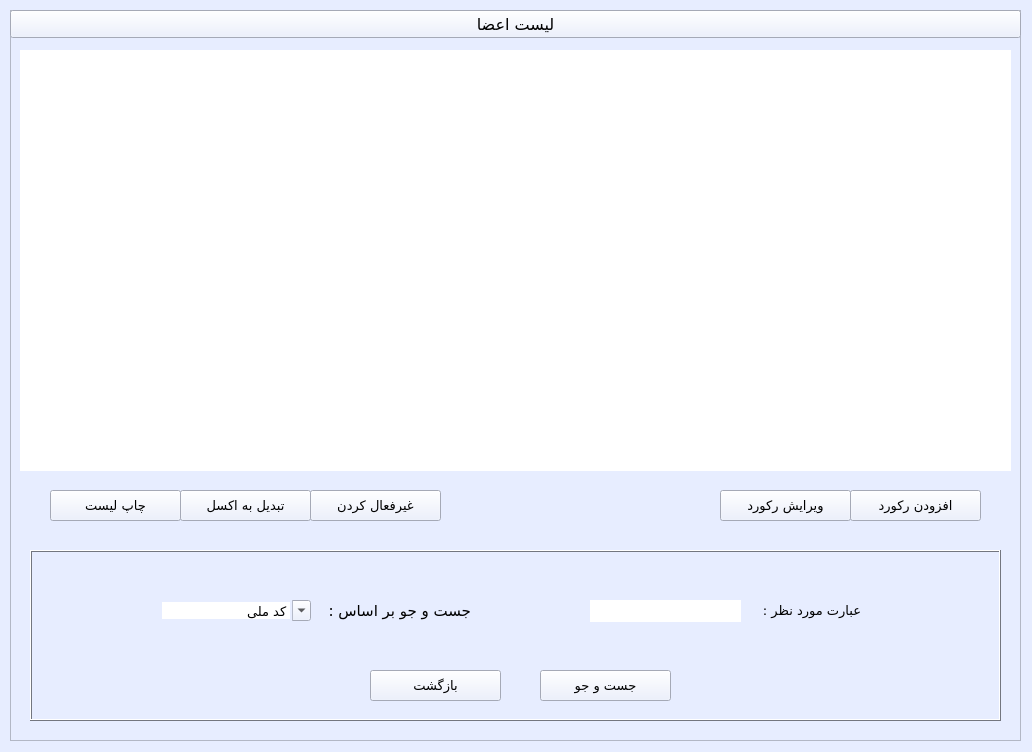
<?xml version="1.0" encoding="UTF-8"?>
<ui version="4.0">
 <class>customers</class>
 <widget class="QWidget" name="customers">
  <property name="geometry">
   <rect>
    <x>0</x>
    <y>0</y>
    <width>1032</width>
    <height>752</height>
   </rect>
  </property>
  <property name="minimumSize">
   <size>
    <width>1032</width>
    <height>752</height>
   </size>
  </property>
  <property name="maximumSize">
   <size>
    <width>1032</width>
    <height>752</height>
   </size>
  </property>
  <property name="palette">
   <palette>
    <active>
     <colorrole role="WindowText">
      <brush brushstyle="SolidPattern">
       <color alpha="255">
        <red>0</red>
        <green>0</green>
        <blue>0</blue>
       </color>
      </brush>
     </colorrole>
     <colorrole role="Button">
      <brush brushstyle="SolidPattern">
       <color alpha="255">
        <red>231</red>
        <green>237</green>
        <blue>255</blue>
       </color>
      </brush>
     </colorrole>
     <colorrole role="Light">
      <brush brushstyle="SolidPattern">
       <color alpha="255">
        <red>255</red>
        <green>255</green>
        <blue>255</blue>
       </color>
      </brush>
     </colorrole>
     <colorrole role="Midlight">
      <brush brushstyle="SolidPattern">
       <color alpha="255">
        <red>243</red>
        <green>246</green>
        <blue>255</blue>
       </color>
      </brush>
     </colorrole>
     <colorrole role="Dark">
      <brush brushstyle="SolidPattern">
       <color alpha="255">
        <red>115</red>
        <green>118</green>
        <blue>127</blue>
       </color>
      </brush>
     </colorrole>
     <colorrole role="Mid">
      <brush brushstyle="SolidPattern">
       <color alpha="255">
        <red>154</red>
        <green>158</green>
        <blue>170</blue>
       </color>
      </brush>
     </colorrole>
     <colorrole role="Text">
      <brush brushstyle="SolidPattern">
       <color alpha="255">
        <red>0</red>
        <green>0</green>
        <blue>0</blue>
       </color>
      </brush>
     </colorrole>
     <colorrole role="BrightText">
      <brush brushstyle="SolidPattern">
       <color alpha="255">
        <red>255</red>
        <green>255</green>
        <blue>255</blue>
       </color>
      </brush>
     </colorrole>
     <colorrole role="ButtonText">
      <brush brushstyle="SolidPattern">
       <color alpha="255">
        <red>0</red>
        <green>0</green>
        <blue>0</blue>
       </color>
      </brush>
     </colorrole>
     <colorrole role="Base">
      <brush brushstyle="SolidPattern">
       <color alpha="255">
        <red>255</red>
        <green>255</green>
        <blue>255</blue>
       </color>
      </brush>
     </colorrole>
     <colorrole role="Window">
      <brush brushstyle="SolidPattern">
       <color alpha="255">
        <red>231</red>
        <green>237</green>
        <blue>255</blue>
       </color>
      </brush>
     </colorrole>
     <colorrole role="Shadow">
      <brush brushstyle="SolidPattern">
       <color alpha="255">
        <red>0</red>
        <green>0</green>
        <blue>0</blue>
       </color>
      </brush>
     </colorrole>
     <colorrole role="AlternateBase">
      <brush brushstyle="SolidPattern">
       <color alpha="255">
        <red>243</red>
        <green>246</green>
        <blue>255</blue>
       </color>
      </brush>
     </colorrole>
     <colorrole role="ToolTipBase">
      <brush brushstyle="SolidPattern">
       <color alpha="255">
        <red>255</red>
        <green>255</green>
        <blue>220</blue>
       </color>
      </brush>
     </colorrole>
     <colorrole role="ToolTipText">
      <brush brushstyle="SolidPattern">
       <color alpha="255">
        <red>0</red>
        <green>0</green>
        <blue>0</blue>
       </color>
      </brush>
     </colorrole>
    </active>
    <inactive>
     <colorrole role="WindowText">
      <brush brushstyle="SolidPattern">
       <color alpha="255">
        <red>0</red>
        <green>0</green>
        <blue>0</blue>
       </color>
      </brush>
     </colorrole>
     <colorrole role="Button">
      <brush brushstyle="SolidPattern">
       <color alpha="255">
        <red>231</red>
        <green>237</green>
        <blue>255</blue>
       </color>
      </brush>
     </colorrole>
     <colorrole role="Light">
      <brush brushstyle="SolidPattern">
       <color alpha="255">
        <red>255</red>
        <green>255</green>
        <blue>255</blue>
       </color>
      </brush>
     </colorrole>
     <colorrole role="Midlight">
      <brush brushstyle="SolidPattern">
       <color alpha="255">
        <red>243</red>
        <green>246</green>
        <blue>255</blue>
       </color>
      </brush>
     </colorrole>
     <colorrole role="Dark">
      <brush brushstyle="SolidPattern">
       <color alpha="255">
        <red>115</red>
        <green>118</green>
        <blue>127</blue>
       </color>
      </brush>
     </colorrole>
     <colorrole role="Mid">
      <brush brushstyle="SolidPattern">
       <color alpha="255">
        <red>154</red>
        <green>158</green>
        <blue>170</blue>
       </color>
      </brush>
     </colorrole>
     <colorrole role="Text">
      <brush brushstyle="SolidPattern">
       <color alpha="255">
        <red>0</red>
        <green>0</green>
        <blue>0</blue>
       </color>
      </brush>
     </colorrole>
     <colorrole role="BrightText">
      <brush brushstyle="SolidPattern">
       <color alpha="255">
        <red>255</red>
        <green>255</green>
        <blue>255</blue>
       </color>
      </brush>
     </colorrole>
     <colorrole role="ButtonText">
      <brush brushstyle="SolidPattern">
       <color alpha="255">
        <red>0</red>
        <green>0</green>
        <blue>0</blue>
       </color>
      </brush>
     </colorrole>
     <colorrole role="Base">
      <brush brushstyle="SolidPattern">
       <color alpha="255">
        <red>255</red>
        <green>255</green>
        <blue>255</blue>
       </color>
      </brush>
     </colorrole>
     <colorrole role="Window">
      <brush brushstyle="SolidPattern">
       <color alpha="255">
        <red>231</red>
        <green>237</green>
        <blue>255</blue>
       </color>
      </brush>
     </colorrole>
     <colorrole role="Shadow">
      <brush brushstyle="SolidPattern">
       <color alpha="255">
        <red>0</red>
        <green>0</green>
        <blue>0</blue>
       </color>
      </brush>
     </colorrole>
     <colorrole role="AlternateBase">
      <brush brushstyle="SolidPattern">
       <color alpha="255">
        <red>243</red>
        <green>246</green>
        <blue>255</blue>
       </color>
      </brush>
     </colorrole>
     <colorrole role="ToolTipBase">
      <brush brushstyle="SolidPattern">
       <color alpha="255">
        <red>255</red>
        <green>255</green>
        <blue>220</blue>
       </color>
      </brush>
     </colorrole>
     <colorrole role="ToolTipText">
      <brush brushstyle="SolidPattern">
       <color alpha="255">
        <red>0</red>
        <green>0</green>
        <blue>0</blue>
       </color>
      </brush>
     </colorrole>
    </inactive>
    <disabled>
     <colorrole role="WindowText">
      <brush brushstyle="SolidPattern">
       <color alpha="255">
        <red>115</red>
        <green>118</green>
        <blue>127</blue>
       </color>
      </brush>
     </colorrole>
     <colorrole role="Button">
      <brush brushstyle="SolidPattern">
       <color alpha="255">
        <red>231</red>
        <green>237</green>
        <blue>255</blue>
       </color>
      </brush>
     </colorrole>
     <colorrole role="Light">
      <brush brushstyle="SolidPattern">
       <color alpha="255">
        <red>255</red>
        <green>255</green>
        <blue>255</blue>
       </color>
      </brush>
     </colorrole>
     <colorrole role="Midlight">
      <brush brushstyle="SolidPattern">
       <color alpha="255">
        <red>243</red>
        <green>246</green>
        <blue>255</blue>
       </color>
      </brush>
     </colorrole>
     <colorrole role="Dark">
      <brush brushstyle="SolidPattern">
       <color alpha="255">
        <red>115</red>
        <green>118</green>
        <blue>127</blue>
       </color>
      </brush>
     </colorrole>
     <colorrole role="Mid">
      <brush brushstyle="SolidPattern">
       <color alpha="255">
        <red>154</red>
        <green>158</green>
        <blue>170</blue>
       </color>
      </brush>
     </colorrole>
     <colorrole role="Text">
      <brush brushstyle="SolidPattern">
       <color alpha="255">
        <red>115</red>
        <green>118</green>
        <blue>127</blue>
       </color>
      </brush>
     </colorrole>
     <colorrole role="BrightText">
      <brush brushstyle="SolidPattern">
       <color alpha="255">
        <red>255</red>
        <green>255</green>
        <blue>255</blue>
       </color>
      </brush>
     </colorrole>
     <colorrole role="ButtonText">
      <brush brushstyle="SolidPattern">
       <color alpha="255">
        <red>115</red>
        <green>118</green>
        <blue>127</blue>
       </color>
      </brush>
     </colorrole>
     <colorrole role="Base">
      <brush brushstyle="SolidPattern">
       <color alpha="255">
        <red>231</red>
        <green>237</green>
        <blue>255</blue>
       </color>
      </brush>
     </colorrole>
     <colorrole role="Window">
      <brush brushstyle="SolidPattern">
       <color alpha="255">
        <red>231</red>
        <green>237</green>
        <blue>255</blue>
       </color>
      </brush>
     </colorrole>
     <colorrole role="Shadow">
      <brush brushstyle="SolidPattern">
       <color alpha="255">
        <red>0</red>
        <green>0</green>
        <blue>0</blue>
       </color>
      </brush>
     </colorrole>
     <colorrole role="AlternateBase">
      <brush brushstyle="SolidPattern">
       <color alpha="255">
        <red>231</red>
        <green>237</green>
        <blue>255</blue>
       </color>
      </brush>
     </colorrole>
     <colorrole role="ToolTipBase">
      <brush brushstyle="SolidPattern">
       <color alpha="255">
        <red>255</red>
        <green>255</green>
        <blue>220</blue>
       </color>
      </brush>
     </colorrole>
     <colorrole role="ToolTipText">
      <brush brushstyle="SolidPattern">
       <color alpha="255">
        <red>0</red>
        <green>0</green>
        <blue>0</blue>
       </color>
      </brush>
     </colorrole>
    </disabled>
   </palette>
  </property>
  <property name="windowTitle">
   <string>اعضا</string>
  </property>
  <widget class="QFrame" name="main_frame">
   <property name="geometry">
    <rect>
     <x>10</x>
     <y>10</y>
     <width>1011</width>
     <height>731</height>
    </rect>
   </property>
   <property name="palette">
    <palette>
     <active>
      <colorrole role="WindowText">
       <brush brushstyle="SolidPattern">
        <color alpha="255">
         <red>0</red>
         <green>0</green>
         <blue>0</blue>
        </color>
       </brush>
      </colorrole>
      <colorrole role="Button">
       <brush brushstyle="SolidPattern">
        <color alpha="255">
         <red>231</red>
         <green>237</green>
         <blue>255</blue>
        </color>
       </brush>
      </colorrole>
      <colorrole role="Light">
       <brush brushstyle="SolidPattern">
        <color alpha="255">
         <red>255</red>
         <green>255</green>
         <blue>255</blue>
        </color>
       </brush>
      </colorrole>
      <colorrole role="Midlight">
       <brush brushstyle="SolidPattern">
        <color alpha="255">
         <red>243</red>
         <green>246</green>
         <blue>255</blue>
        </color>
       </brush>
      </colorrole>
      <colorrole role="Dark">
       <brush brushstyle="SolidPattern">
        <color alpha="255">
         <red>115</red>
         <green>118</green>
         <blue>127</blue>
        </color>
       </brush>
      </colorrole>
      <colorrole role="Mid">
       <brush brushstyle="SolidPattern">
        <color alpha="255">
         <red>154</red>
         <green>158</green>
         <blue>170</blue>
        </color>
       </brush>
      </colorrole>
      <colorrole role="Text">
       <brush brushstyle="SolidPattern">
        <color alpha="255">
         <red>0</red>
         <green>0</green>
         <blue>0</blue>
        </color>
       </brush>
      </colorrole>
      <colorrole role="BrightText">
       <brush brushstyle="SolidPattern">
        <color alpha="255">
         <red>255</red>
         <green>255</green>
         <blue>255</blue>
        </color>
       </brush>
      </colorrole>
      <colorrole role="ButtonText">
       <brush brushstyle="SolidPattern">
        <color alpha="255">
         <red>0</red>
         <green>0</green>
         <blue>0</blue>
        </color>
       </brush>
      </colorrole>
      <colorrole role="Base">
       <brush brushstyle="SolidPattern">
        <color alpha="255">
         <red>255</red>
         <green>255</green>
         <blue>255</blue>
        </color>
       </brush>
      </colorrole>
      <colorrole role="Window">
       <brush brushstyle="SolidPattern">
        <color alpha="255">
         <red>231</red>
         <green>237</green>
         <blue>255</blue>
        </color>
       </brush>
      </colorrole>
      <colorrole role="Shadow">
       <brush brushstyle="SolidPattern">
        <color alpha="255">
         <red>0</red>
         <green>0</green>
         <blue>0</blue>
        </color>
       </brush>
      </colorrole>
      <colorrole role="AlternateBase">
       <brush brushstyle="SolidPattern">
        <color alpha="255">
         <red>243</red>
         <green>246</green>
         <blue>255</blue>
        </color>
       </brush>
      </colorrole>
      <colorrole role="ToolTipBase">
       <brush brushstyle="SolidPattern">
        <color alpha="255">
         <red>255</red>
         <green>255</green>
         <blue>220</blue>
        </color>
       </brush>
      </colorrole>
      <colorrole role="ToolTipText">
       <brush brushstyle="SolidPattern">
        <color alpha="255">
         <red>0</red>
         <green>0</green>
         <blue>0</blue>
        </color>
       </brush>
      </colorrole>
     </active>
     <inactive>
      <colorrole role="WindowText">
       <brush brushstyle="SolidPattern">
        <color alpha="255">
         <red>0</red>
         <green>0</green>
         <blue>0</blue>
        </color>
       </brush>
      </colorrole>
      <colorrole role="Button">
       <brush brushstyle="SolidPattern">
        <color alpha="255">
         <red>231</red>
         <green>237</green>
         <blue>255</blue>
        </color>
       </brush>
      </colorrole>
      <colorrole role="Light">
       <brush brushstyle="SolidPattern">
        <color alpha="255">
         <red>255</red>
         <green>255</green>
         <blue>255</blue>
        </color>
       </brush>
      </colorrole>
      <colorrole role="Midlight">
       <brush brushstyle="SolidPattern">
        <color alpha="255">
         <red>243</red>
         <green>246</green>
         <blue>255</blue>
        </color>
       </brush>
      </colorrole>
      <colorrole role="Dark">
       <brush brushstyle="SolidPattern">
        <color alpha="255">
         <red>115</red>
         <green>118</green>
         <blue>127</blue>
        </color>
       </brush>
      </colorrole>
      <colorrole role="Mid">
       <brush brushstyle="SolidPattern">
        <color alpha="255">
         <red>154</red>
         <green>158</green>
         <blue>170</blue>
        </color>
       </brush>
      </colorrole>
      <colorrole role="Text">
       <brush brushstyle="SolidPattern">
        <color alpha="255">
         <red>0</red>
         <green>0</green>
         <blue>0</blue>
        </color>
       </brush>
      </colorrole>
      <colorrole role="BrightText">
       <brush brushstyle="SolidPattern">
        <color alpha="255">
         <red>255</red>
         <green>255</green>
         <blue>255</blue>
        </color>
       </brush>
      </colorrole>
      <colorrole role="ButtonText">
       <brush brushstyle="SolidPattern">
        <color alpha="255">
         <red>0</red>
         <green>0</green>
         <blue>0</blue>
        </color>
       </brush>
      </colorrole>
      <colorrole role="Base">
       <brush brushstyle="SolidPattern">
        <color alpha="255">
         <red>255</red>
         <green>255</green>
         <blue>255</blue>
        </color>
       </brush>
      </colorrole>
      <colorrole role="Window">
       <brush brushstyle="SolidPattern">
        <color alpha="255">
         <red>231</red>
         <green>237</green>
         <blue>255</blue>
        </color>
       </brush>
      </colorrole>
      <colorrole role="Shadow">
       <brush brushstyle="SolidPattern">
        <color alpha="255">
         <red>0</red>
         <green>0</green>
         <blue>0</blue>
        </color>
       </brush>
      </colorrole>
      <colorrole role="AlternateBase">
       <brush brushstyle="SolidPattern">
        <color alpha="255">
         <red>243</red>
         <green>246</green>
         <blue>255</blue>
        </color>
       </brush>
      </colorrole>
      <colorrole role="ToolTipBase">
       <brush brushstyle="SolidPattern">
        <color alpha="255">
         <red>255</red>
         <green>255</green>
         <blue>220</blue>
        </color>
       </brush>
      </colorrole>
      <colorrole role="ToolTipText">
       <brush brushstyle="SolidPattern">
        <color alpha="255">
         <red>0</red>
         <green>0</green>
         <blue>0</blue>
        </color>
       </brush>
      </colorrole>
     </inactive>
     <disabled>
      <colorrole role="WindowText">
       <brush brushstyle="SolidPattern">
        <color alpha="255">
         <red>115</red>
         <green>118</green>
         <blue>127</blue>
        </color>
       </brush>
      </colorrole>
      <colorrole role="Button">
       <brush brushstyle="SolidPattern">
        <color alpha="255">
         <red>231</red>
         <green>237</green>
         <blue>255</blue>
        </color>
       </brush>
      </colorrole>
      <colorrole role="Light">
       <brush brushstyle="SolidPattern">
        <color alpha="255">
         <red>255</red>
         <green>255</green>
         <blue>255</blue>
        </color>
       </brush>
      </colorrole>
      <colorrole role="Midlight">
       <brush brushstyle="SolidPattern">
        <color alpha="255">
         <red>243</red>
         <green>246</green>
         <blue>255</blue>
        </color>
       </brush>
      </colorrole>
      <colorrole role="Dark">
       <brush brushstyle="SolidPattern">
        <color alpha="255">
         <red>115</red>
         <green>118</green>
         <blue>127</blue>
        </color>
       </brush>
      </colorrole>
      <colorrole role="Mid">
       <brush brushstyle="SolidPattern">
        <color alpha="255">
         <red>154</red>
         <green>158</green>
         <blue>170</blue>
        </color>
       </brush>
      </colorrole>
      <colorrole role="Text">
       <brush brushstyle="SolidPattern">
        <color alpha="255">
         <red>115</red>
         <green>118</green>
         <blue>127</blue>
        </color>
       </brush>
      </colorrole>
      <colorrole role="BrightText">
       <brush brushstyle="SolidPattern">
        <color alpha="255">
         <red>255</red>
         <green>255</green>
         <blue>255</blue>
        </color>
       </brush>
      </colorrole>
      <colorrole role="ButtonText">
       <brush brushstyle="SolidPattern">
        <color alpha="255">
         <red>115</red>
         <green>118</green>
         <blue>127</blue>
        </color>
       </brush>
      </colorrole>
      <colorrole role="Base">
       <brush brushstyle="SolidPattern">
        <color alpha="255">
         <red>231</red>
         <green>237</green>
         <blue>255</blue>
        </color>
       </brush>
      </colorrole>
      <colorrole role="Window">
       <brush brushstyle="SolidPattern">
        <color alpha="255">
         <red>231</red>
         <green>237</green>
         <blue>255</blue>
        </color>
       </brush>
      </colorrole>
      <colorrole role="Shadow">
       <brush brushstyle="SolidPattern">
        <color alpha="255">
         <red>0</red>
         <green>0</green>
         <blue>0</blue>
        </color>
       </brush>
      </colorrole>
      <colorrole role="AlternateBase">
       <brush brushstyle="SolidPattern">
        <color alpha="255">
         <red>231</red>
         <green>237</green>
         <blue>255</blue>
        </color>
       </brush>
      </colorrole>
      <colorrole role="ToolTipBase">
       <brush brushstyle="SolidPattern">
        <color alpha="255">
         <red>255</red>
         <green>255</green>
         <blue>220</blue>
        </color>
       </brush>
      </colorrole>
      <colorrole role="ToolTipText">
       <brush brushstyle="SolidPattern">
        <color alpha="255">
         <red>0</red>
         <green>0</green>
         <blue>0</blue>
        </color>
       </brush>
      </colorrole>
     </disabled>
    </palette>
   </property>
   <property name="frameShape">
    <enum>QFrame::StyledPanel</enum>
   </property>
   <property name="frameShadow">
    <enum>QFrame::Plain</enum>
   </property>
   <widget class="QPushButton" name="customerlist_btn">
    <property name="geometry">
     <rect>
      <x>0</x>
      <y>0</y>
      <width>1011</width>
      <height>28</height>
     </rect>
    </property>
    <property name="font">
     <font>
      <family>2  Yekan</family>
      <pointsize>12</pointsize>
      <weight>50</weight>
      <italic>false</italic>
      <bold>false</bold>
     </font>
    </property>
    <property name="text">
     <string>لیست اعضا</string>
    </property>
    <property name="autoDefault">
     <bool>false</bool>
    </property>
    <property name="default">
     <bool>false</bool>
    </property>
    <property name="flat">
     <bool>false</bool>
    </property>
   </widget>
   <widget class="QTableView" name="customer_tableView">
    <property name="geometry">
     <rect>
      <x>10</x>
      <y>40</y>
      <width>991</width>
      <height>421</height>
     </rect>
    </property>
    <property name="frameShape">
     <enum>QFrame::NoFrame</enum>
    </property>
    <property name="gridStyle">
     <enum>Qt::SolidLine</enum>
    </property>
   </widget>
   <widget class="QPushButton" name="add_btn">
    <property name="geometry">
     <rect>
      <x>840</x>
      <y>480</y>
      <width>131</width>
      <height>31</height>
     </rect>
    </property>
    <property name="font">
     <font>
      <family>B Yekan</family>
      <pointsize>10</pointsize>
     </font>
    </property>
    <property name="text">
     <string>افزودن رکورد</string>
    </property>
    <property name="default">
     <bool>false</bool>
    </property>
   </widget>
   <widget class="QPushButton" name="edite_btn">
    <property name="geometry">
     <rect>
      <x>710</x>
      <y>480</y>
      <width>131</width>
      <height>31</height>
     </rect>
    </property>
    <property name="font">
     <font>
      <family>B Yekan</family>
      <pointsize>10</pointsize>
     </font>
    </property>
    <property name="text">
     <string>ویرایش رکورد</string>
    </property>
    <property name="default">
     <bool>false</bool>
    </property>
   </widget>
   <widget class="QPushButton" name="deactivate_btn">
    <property name="geometry">
     <rect>
      <x>300</x>
      <y>480</y>
      <width>131</width>
      <height>31</height>
     </rect>
    </property>
    <property name="font">
     <font>
      <family>B Yekan</family>
      <pointsize>10</pointsize>
     </font>
    </property>
    <property name="text">
     <string>غیرفعال کردن</string>
    </property>
    <property name="default">
     <bool>false</bool>
    </property>
   </widget>
   <widget class="QPushButton" name="excel_btn">
    <property name="geometry">
     <rect>
      <x>170</x>
      <y>480</y>
      <width>131</width>
      <height>31</height>
     </rect>
    </property>
    <property name="font">
     <font>
      <family>B Yekan</family>
      <pointsize>10</pointsize>
     </font>
    </property>
    <property name="text">
     <string>تبدیل به اکسل</string>
    </property>
    <property name="default">
     <bool>false</bool>
    </property>
   </widget>
   <widget class="QPushButton" name="print_btn">
    <property name="geometry">
     <rect>
      <x>40</x>
      <y>480</y>
      <width>131</width>
      <height>31</height>
     </rect>
    </property>
    <property name="font">
     <font>
      <family>B Yekan</family>
      <pointsize>10</pointsize>
     </font>
    </property>
    <property name="text">
     <string>چاپ لیست</string>
    </property>
    <property name="default">
     <bool>false</bool>
    </property>
   </widget>
   <widget class="QFrame" name="search_frame">
    <property name="geometry">
     <rect>
      <x>20</x>
      <y>540</y>
      <width>971</width>
      <height>171</height>
     </rect>
    </property>
    <property name="frameShape">
     <enum>QFrame::Box</enum>
    </property>
    <property name="frameShadow">
     <enum>QFrame::Raised</enum>
    </property>
    <widget class="QLabel" name="search_lbl">
     <property name="geometry">
      <rect>
       <x>290</x>
       <y>40</y>
       <width>151</width>
       <height>41</height>
      </rect>
     </property>
     <property name="font">
      <font>
       <family>B Yekan</family>
       <pointsize>11</pointsize>
       <weight>50</weight>
       <bold>false</bold>
      </font>
     </property>
     <property name="text">
      <string>جست و جو بر اساس :</string>
     </property>
    </widget>
    <widget class="QComboBox" name="search_comboBox">
     <property name="geometry">
      <rect>
       <x>130</x>
       <y>50</y>
       <width>151</width>
       <height>21</height>
      </rect>
     </property>
     <property name="font">
      <font>
       <family>B Yekan</family>
       <pointsize>10</pointsize>
      </font>
     </property>
     <property name="editable">
      <bool>true</bool>
     </property>
     <property name="currentText">
      <string>کد ملی</string>
     </property>
     <property name="currentIndex">
      <number>0</number>
     </property>
     <property name="duplicatesEnabled">
      <bool>false</bool>
     </property>
     <property name="frame">
      <bool>false</bool>
     </property>
     <item>
      <property name="text">
       <string>کد ملی</string>
      </property>
     </item>
     <item>
      <property name="text">
       <string>کد عضویت</string>
      </property>
     </item>
     <item>
      <property name="text">
       <string>شماره تلفن</string>
      </property>
     </item>
    </widget>
    <widget class="QLabel" name="entry_lbl">
     <property name="geometry">
      <rect>
       <x>710</x>
       <y>50</y>
       <width>121</width>
       <height>20</height>
      </rect>
     </property>
     <property name="font">
      <font>
       <family>B Yekan</family>
       <pointsize>10</pointsize>
      </font>
     </property>
     <property name="text">
      <string>عبارت مورد نظر :</string>
     </property>
    </widget>
    <widget class="QLineEdit" name="search_entry">
     <property name="geometry">
      <rect>
       <x>560</x>
       <y>50</y>
       <width>151</width>
       <height>22</height>
      </rect>
     </property>
     <property name="frame">
      <bool>false</bool>
     </property>
    </widget>
    <widget class="QPushButton" name="search_btn">
     <property name="geometry">
      <rect>
       <x>510</x>
       <y>120</y>
       <width>131</width>
       <height>31</height>
      </rect>
     </property>
     <property name="font">
      <font>
       <family>B Yekan</family>
       <pointsize>10</pointsize>
      </font>
     </property>
     <property name="text">
      <string>جست و جو</string>
     </property>
     <property name="default">
      <bool>false</bool>
     </property>
    </widget>
    <widget class="QPushButton" name="return_btn">
     <property name="geometry">
      <rect>
       <x>340</x>
       <y>120</y>
       <width>131</width>
       <height>31</height>
      </rect>
     </property>
     <property name="font">
      <font>
       <family>B Yekan</family>
       <pointsize>10</pointsize>
      </font>
     </property>
     <property name="text">
      <string>بازگشت</string>
     </property>
     <property name="default">
      <bool>false</bool>
     </property>
    </widget>
   </widget>
  </widget>
 </widget>
 <resources/>
 <connections/>
</ui>
